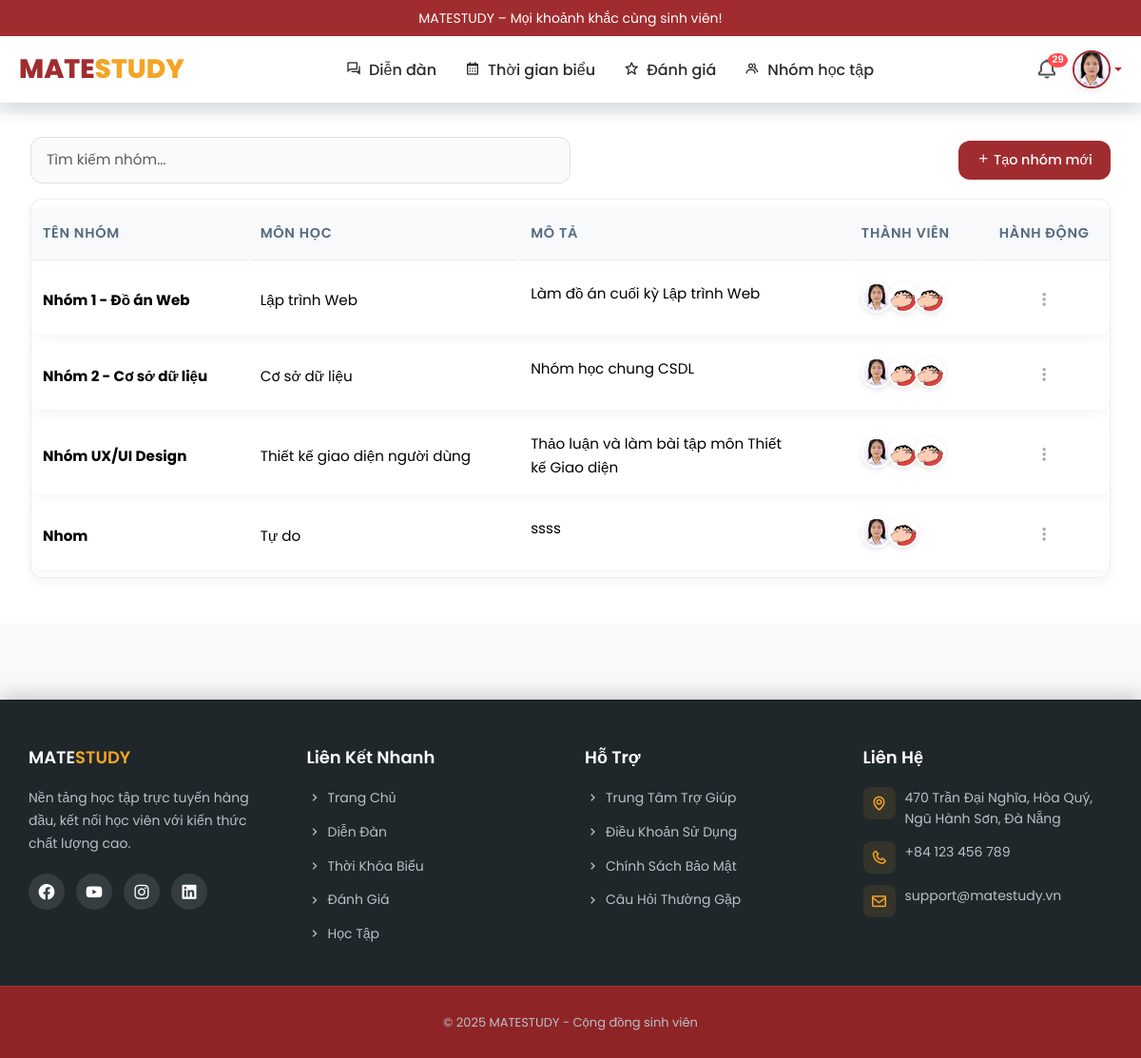
Page /php/sinhvien/team.php (signed in) on the committed database.
### tables this page shows
CREATE TABLE `nguoi_dung` (
  `id` bigint(20) UNSIGNED NOT NULL,
  `ten_dang_nhap` varchar(50) NOT NULL,
  `email` varchar(100) NOT NULL,
  `mat_khau` varchar(255) NOT NULL,
  `nien_khoa` year(4) DEFAULT NULL,
  `vai_tro` enum('sinh_vien','admin') DEFAULT 'sinh_vien',
  `trang_thai` enum('hoat_dong','bi_khoa','da_xoa') DEFAULT 'hoat_dong',
  `anh_dai_dien` varchar(255) DEFAULT NULL
);

CREATE TABLE `nhom_hoc_tap` (
  `id` bigint(20) UNSIGNED NOT NULL,
  `ten_nhom` varchar(100) NOT NULL,
  `mo_ta` text DEFAULT NULL,
  `mon_hoc_id` bigint(20) UNSIGNED DEFAULT NULL
);

CREATE TABLE `mon_hoc` (
  `id` bigint(20) UNSIGNED NOT NULL,
  `ten_mon` varchar(150) NOT NULL,
  `ten_gv` varchar(100) NOT NULL,
  `dia_diem` varchar(100) DEFAULT NULL,
  `thu` enum('2','3','4','5','6','7','CN') DEFAULT NULL,
  `gio_bat_dau` time DEFAULT NULL,
  `gio_ket_thuc` time DEFAULT NULL,
  `ngay_bat_dau` date NOT NULL,
  `ngay_ket_thuc` date NOT NULL,
  `hoc_ky_id` bigint(20) UNSIGNED DEFAULT NULL
);

### php/sinhvien/team.php (the view, shortened to what this page needs)
<?php
require_once('../config.php');
$user_id = $_SESSION['user_id'];
$nhom_res = mysqli_query($conn, "
    SELECT n.*, m.ten_mon, COUNT(tv.sinh_vien_id) as so_tv
    FROM nhom_hoc_tap n
    LEFT JOIN mon_hoc m ON n.mon_hoc_id = m.id
    JOIN thanh_vien_nhom tv ON tv.nhom_id = n.id
    WHERE tv.sinh_vien_id = $user_id
    GROUP BY n.id
");
$nhom_hien_tai = null;
?>
<!DOCTYPE html>
<html lang="vi">
<head>
    <link href="https://cdn.jsdelivr.net/npm/bootstrap@5.3.0/dist/css/bootstrap.min.css" rel="stylesheet">
    <link href="https://cdn.jsdelivr.net/npm/boxicons@2.1.4/css/boxicons.min.css" rel="stylesheet">
    <link href="../../css/header-footer.css" rel="stylesheet">
    <link href="../../css/team.css" rel="stylesheet">
    <link rel="stylesheet" href="../../css/style.css">
</head>
<body>
    <?php include("../partials/header.php"); ?>
    <div class="container mt-4">
        <?php if (!$nhom_hien_tai): ?>
            <div class="d-flex justify-content-between align-items-center mb-3">
                <input type="text" id="searchGroup" class="form-control w-50" placeholder="Tìm kiếm nhóm..." onkeyup="filterGroups()">
                <button class="btn btn-primary" data-bs-toggle="modal" data-bs-target="#createGroupModal"><i class='bx bx-plus'></i> Tạo nhóm mới</button>
            </div>
            <div class="card shadow-sm">
                <div class="group-list-scroll">
                    <table class="table table-hover align-middle mb-0" id="groupTable">
                        <thead class="table-light">
                            <tr>
                                <th>Tên nhóm</th>
                                <th>Môn học</th>
                                <th>Mô tả</th>
                                <th>Thành viên</th>
                                <th class="text-center">Hành động</th>
                            </tr>
                        </thead>
                        <tbody>
                            <?php while ($n = mysqli_fetch_assoc($nhom_res)): ?>
                                <tr>
                                    <td onclick="location.href='?group=<?= $n['id'] ?>'"><strong><?= htmlspecialchars($n['ten_nhom']) ?></strong></td>
                                    <td onclick="location.href='?group=<?= $n['id'] ?>'"><?= htmlspecialchars($n['ten_mon'] ?? 'Tự do') ?></td>
                                    <td onclick="location.href='?group=<?= $n['id'] ?>'" class="text-truncate-2" style="max-width:300px;">
                                        <?= $n['mo_ta'] ? htmlspecialchars($n['mo_ta']) : '<em class="text-muted">Chưa có mô tả</em>' ?>
                                    </td>
                                    <td onclick="location.href='?group=<?= $n['id'] ?>'">
                                        <div class="avatar-group d-inline-flex">
                                            <?php
                                            $avt_res = mysqli_query($conn, "SELECT anh_dai_dien FROM nguoi_dung nd JOIN thanh_vien_nhom tv ON tv.sinh_vien_id=nd.id WHERE tv.nhom_id={$n['id']} LIMIT 3");
                                            while ($a = mysqli_fetch_assoc($avt_res)): ?>
                                                <img src="../../<?= $a['anh_dai_dien'] ?: '../images/avatars/1.png' ?>" class="rounded-circle avatar-xs">
                                            <?php endwhile; ?>
                                        </div>
                                    </td>
                                    <td class="text-center">
                                        <div class="dropdown">
                                            <button class="btn p-0" data-bs-toggle="dropdown"><i class='bx bx-dots-vertical-rounded'></i></button>
                                        </div>
                                    </td>
                                </tr>
                            <?php endwhile; ?>
                        </tbody>
                    </table>
                </div>
            </div>
        <?php endif; ?>
    </div>
    <?php include("../partials/footer.php");
    mysqli_close($conn); ?>
</body>
</html>

### php/partials/header.php (shortened to what this page needs)
<?php
$user_id = $_SESSION['user_id'];
$vai_tro = $_SESSION['vai_tro'] ?? 'sinh_vien';
$query = "SELECT ten_dang_nhap, anh_dai_dien, email, nien_khoa FROM nguoi_dung WHERE id = ?";
$stmt = mysqli_prepare($conn, $query);
mysqli_stmt_bind_param($stmt, "i", $user_id);
mysqli_stmt_execute($stmt);
$result = mysqli_stmt_get_result($stmt);
$user = mysqli_fetch_assoc($result);
$is_admin = ($vai_tro === 'admin');
$is_top_level_php = (basename(getcwd()) === 'php');
$root_path = $is_top_level_php ? "../" : "../../";
if ($user['anh_dai_dien']) {
    $avatar_url = $root_path . htmlspecialchars($user['anh_dai_dien']);
} else {
    $avatar_url = $root_path . "images/avatars/avt.jpg";
}
$badge_html = "";
if (!$is_admin) {
    $notif_query = "SELECT COUNT(*) AS unread FROM thong_bao WHERE sinh_vien_id = ? AND da_doc = FALSE";
    $stmt2 = mysqli_prepare($conn, $notif_query);
    mysqli_stmt_bind_param($stmt2, "i", $user_id);
    mysqli_stmt_execute($stmt2);
    $notif_result = mysqli_stmt_get_result($stmt2);
    $unread_count = mysqli_fetch_assoc($notif_result)['unread'];
    if ($unread_count > 0) {
        $badge_html = "<span class='badge'>$unread_count</span>";
    }
}
?>
<header class="header">
    <div class="top-bar">
        MATESTUDY – Mọi khoảnh khắc cùng sinh viên!
    </div>
    <div class="main-header">
        <a href="<?php echo $root_path; ?>php/home.php" class="logo">MATE<span>STUDY</span></a>
        <nav class="nav-menu">
            <?php if ($is_admin): ?>
                <a href="<?php echo $root_path; ?>php/admin/manage_blog.php"><i class='bx bx-conversation me-2'></i>Quản lý diễn đàn</a>
                <a href="<?php echo $root_path; ?>php/admin/manage_data_learing.php"><i class='bx bx-data me-2'></i>Quản lý dữ liệu học tập</a>
                <a href="<?php echo $root_path; ?>php/admin/manage_review.php"><i class='bx bx-star me-2'></i>Quản lý đánh giá</a>
                <a href="<?php echo $root_path; ?>php/admin/manage_user.php"><i class='bx bx-user me-2'></i>Quản lý người dùng</a>
            <?php else: ?>
                <a href="<?php echo $root_path; ?>php/sinhvien/blog.php"><i class='bx bx-conversation me-2'></i>Diễn đàn</a>
                <a href="<?php echo $root_path; ?>php/sinhvien/calender.php"><i class='bx bx-calendar me-2'></i>Thời gian biểu</a>
                <a href="<?php echo $root_path; ?>php/sinhvien/review.php"><i class='bx bx-star me-2'></i>Đánh giá</a>
                <a href="<?php echo $root_path; ?>php/sinhvien/team.php"><i class='bx bx-group me-2'></i>Nhóm học tập</a>
            <?php endif; ?>
        </nav>
        <div class="<?= $is_admin ? 'admin-info dropdown' : 'user-actions' ?>">
            <?php if (!$is_admin): ?>
                <a href="<?php echo $root_path; ?>php/sinhvien/notification.php" class="notification" title="Thông báo">
                    <i class='bx bx-bell'></i>
                    <?= $badge_html ?>
                </a>
            <?php endif; ?>
            <div class="user-dropdown">
                <a href="#" class="dropdown-toggle d-flex align-items-center text-decoration-none" data-bs-toggle="dropdown">
                    <img src="<?= $avatar_url ?>" alt="Avatar" class="user-avatar rounded-circle" width="38" height="38">
                </a>
            </div>
        </div>
    </div>
</header>
<link href='https://unpkg.com/boxicons@2.1.4/css/boxicons.min.css' rel='stylesheet'>
<link href="https://cdn.jsdelivr.net/npm/bootstrap-icons@1.11.3/font/bootstrap-icons.css" rel="stylesheet">
<link href="https://cdn.jsdelivr.net/npm/bootstrap@5.3.3/dist/css/bootstrap.min.css" rel="stylesheet">
<link rel="stylesheet" href="<?php echo $root_path; ?>css/style.css">

### css/header-footer.css (style rules this page uses)
:root { --primary: #a12c2f; --primary-hover: #921f27; --text: #1f272b; --bg-light: #f8f9fa; }
html { height: 100%; }
body { font-family: 'Poppins', sans-serif; color: #2a2a2a; line-height: 1.6; min-height: 100%; display: flex; flex-direction: column; margin: 0; background-color: #f8f9fa; padding-top: 120px; }
.header { background: #fff; box-shadow: 0 4px 15px rgba(0,0,0,0.1); position: fixed; top: 0; left: 0; right: 0; z-index: 1000; width: 100%; transition: box-shadow 0.3s ease; }
.header .top-bar { background: var(--primary); color: #fff; padding: 10px 0; font-size: 14px; text-align: center; }
.main-header { max-width: 1200px; margin: 0 auto; padding: 0 20px; display: flex; align-items: center; justify-content: space-between; height: 70px; }
.logo { font-size: 28px; font-weight: 800; color: var(--primary); text-decoration: none; }
.logo span { color: #f5a425; }
.nav-menu { display: flex; gap: 30px; align-items: center; }
.nav-menu a { text-decoration: none; color: var(--text); font-weight: 500; transition: color 0.3s ease; }
.user-actions { display: flex; align-items: center; gap: 15px; }
.user-avatar { width: 40px; height: 40px; border-radius: 50%; object-fit: cover; border: 2px solid var(--primary); box-shadow: 0 2px 8px rgba(0,0,0,0.1); }
.bx-bell { font-size: 24px; color: #555; }

### css/team.css (style rules this page uses)
:root { --primary: #a12c2f; --success: #52c41a; --warning: #faad14; }
body { font-family: 'Poppins', sans-serif; background-color: #f8f9fa; color: #2a2a2a; line-height: 1.6; }
.container { max-width: 100%; margin: 2rem 0; padding: 0 1rem; }
.card { background: #fff; border-radius: 16px; box-shadow: 0 4px 20px rgba(0, 0, 0, 0.08); overflow: hidden; margin-bottom: 1.5rem; }
.table { margin: 0; font-size: 0.95rem; }
.table th { font-weight: 600; color: #1f272b; font-size: 0.9rem; border: none; padding: 1rem; background-color: #f8f9fa; }
.table td { padding: 1rem; vertical-align: middle; border-color: #eee; }
.avatar-group { display: flex; align-items: center; gap: 6px; }
.avatar-group img { width: 36px; height: 36px; border-radius: 50%; object-fit: cover; border: 2.5px solid #fff; box-shadow: 0 2px 6px rgba(0, 0, 0, 0.1); }
.badge { font-size: 0.75rem; font-weight: 600; padding: 0.35em 0.75em; border-radius: 20px; }
.btn { border-radius: 25px; font-weight: 500; font-size: 0.9rem; padding: 0.6rem 1.2rem; transition: all 0.3s; border: none; }
.btn-primary { background: var(--primary); color: #fff; }
.form-control, .form-select { border-radius: 12px; border: 1.5px solid #e0e0e0; padding: 0.75rem 1rem; font-size: 0.95rem; background-color: #fafafa; transition: all 0.3s; }
.dropdown button { background: none; border: none; color: #a1acb8; font-size: 1.3rem; padding: 0.25rem; border-radius: 50%; }
.card { box-shadow: 0 8px 20px rgba(0, 0, 0, 0.08); border-radius: 20px; }
.container { padding: 3rem 2rem; }
.avatar-xs { width: 32px; height: 32px; object-fit: cover; }
.avatar-group img { width: 32px; height: 32px; border: 2px solid white; margin-left: -10px; }
.avatar-group img:first-child { margin-left: 0; }
.text-truncate-2 { display: -webkit-box; -webkit-line-clamp: 2; -webkit-box-orient: vertical; overflow: hidden; text-overflow: ellipsis; }
.group-list-scroll { max-height: 500px; overflow-y: auto; width: 100%; }
.group-list-scroll thead th { position: sticky; top: 0; background-color: #f8f9fa; z-index: 10; box-shadow: 0 2px 2px -1px rgba(0, 0, 0, 0.1); }
#groupTable thead th { position: sticky; top: 0; background-color: #f8f9fa !important; z-index: 10; box-shadow: 0 2px 2px -1px rgba(0, 0, 0, 0.1); }
.group-list-scroll, .table-responsive { max-height: 70vh; overflow-y: auto; overflow-x: auto; }
.table thead th { border-top: none; }

### rows in the picture
nguoi_dung: anh_dai_dien (picture)
nhom_hoc_tap: ten_nhom "Nhóm 1 - Đồ án Web", mon_hoc.ten_mon "Lập trình Web", mo_ta "Làm đồ án cuối kỳ Lập trình Web"
nhom_hoc_tap: ten_nhom "Nhóm 2 - Cơ sở dữ liệu", mon_hoc.ten_mon "Cơ sở dữ liệu", mo_ta "Nhóm học chung CSDL"
nhom_hoc_tap: ten_nhom "Nhóm UX/UI Design", mon_hoc.ten_mon "Thiết kế giao diện người dùng", mo_ta "Thảo luận và làm bài tập môn Thiết kế Giao diện"
nhom_hoc_tap: ten_nhom "Nhom", ten_mon "Tự do", mo_ta "ssss"

### other values in the picture
$unread_count "29"
